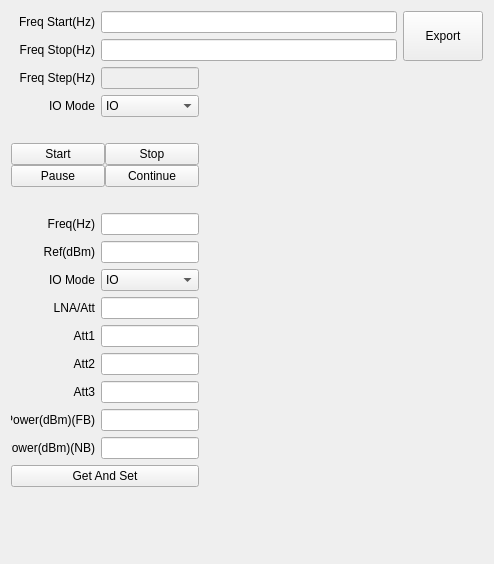
<?xml version="1.0" encoding="UTF-8"?>
<ui version="4.0">
 <class>QCalRXRefDlg</class>
 <widget class="QWidget" name="QCalRXRefDlg">
  <property name="geometry">
   <rect>
    <x>0</x>
    <y>0</y>
    <width>494</width>
    <height>564</height>
   </rect>
  </property>
  <property name="windowTitle">
   <string>Form</string>
  </property>
  <layout class="QVBoxLayout" name="verticalLayout_2" stretch="0,1">
   <item>
    <layout class="QHBoxLayout" name="horizontalLayout1" stretch="10,1">
     <item>
      <layout class="QVBoxLayout" name="verticalLayoutFreqStarStop">
       <item>
        <layout class="QHBoxLayout" name="horizontalLayoutFreqStar">
         <item>
          <widget class="QLabel" name="labelFreqStar">
           <property name="sizePolicy">
            <sizepolicy hsizetype="Fixed" vsizetype="Fixed">
             <horstretch>0</horstretch>
             <verstretch>0</verstretch>
            </sizepolicy>
           </property>
           <property name="minimumSize">
            <size>
             <width>84</width>
             <height>16</height>
            </size>
           </property>
           <property name="text">
            <string>Freq Start(Hz)</string>
           </property>
           <property name="alignment">
            <set>Qt::AlignRight|Qt::AlignTrailing|Qt::AlignVCenter</set>
           </property>
           <property name="buddy">
            <cstring>lineEditFreqStar</cstring>
           </property>
          </widget>
         </item>
         <item>
          <widget class="QLineEdit" name="lineEditFreqStar"/>
         </item>
        </layout>
       </item>
       <item>
        <layout class="QHBoxLayout" name="horizontalLayoutFreqStop">
         <item>
          <widget class="QLabel" name="labelFreqStop">
           <property name="sizePolicy">
            <sizepolicy hsizetype="Fixed" vsizetype="Fixed">
             <horstretch>0</horstretch>
             <verstretch>0</verstretch>
            </sizepolicy>
           </property>
           <property name="minimumSize">
            <size>
             <width>84</width>
             <height>16</height>
            </size>
           </property>
           <property name="text">
            <string>Freq Stop(Hz)</string>
           </property>
           <property name="alignment">
            <set>Qt::AlignRight|Qt::AlignTrailing|Qt::AlignVCenter</set>
           </property>
           <property name="buddy">
            <cstring>lineEditFreqStop</cstring>
           </property>
          </widget>
         </item>
         <item>
          <widget class="QLineEdit" name="lineEditFreqStop"/>
         </item>
        </layout>
       </item>
      </layout>
     </item>
     <item>
      <widget class="QPushButton" name="pushButtonExport">
       <property name="sizePolicy">
        <sizepolicy hsizetype="Expanding" vsizetype="Expanding">
         <horstretch>0</horstretch>
         <verstretch>0</verstretch>
        </sizepolicy>
       </property>
       <property name="text">
        <string>Export</string>
       </property>
      </widget>
     </item>
    </layout>
   </item>
   <item>
    <layout class="QHBoxLayout" name="horizontalLayout2" stretch="1,10">
     <item>
      <layout class="QVBoxLayout" name="verticalLayout1">
       <item>
        <layout class="QHBoxLayout" name="horizontalLayoutFreqStep">
         <item>
          <widget class="QLabel" name="labelFreqStep">
           <property name="sizePolicy">
            <sizepolicy hsizetype="Fixed" vsizetype="Fixed">
             <horstretch>0</horstretch>
             <verstretch>0</verstretch>
            </sizepolicy>
           </property>
           <property name="minimumSize">
            <size>
             <width>84</width>
             <height>16</height>
            </size>
           </property>
           <property name="text">
            <string>Freq Step(Hz)</string>
           </property>
           <property name="alignment">
            <set>Qt::AlignRight|Qt::AlignTrailing|Qt::AlignVCenter</set>
           </property>
           <property name="buddy">
            <cstring>lineEditFreqStep</cstring>
           </property>
          </widget>
         </item>
         <item>
          <widget class="QLineEdit" name="lineEditFreqStep">
           <property name="enabled">
            <bool>false</bool>
           </property>
           <property name="sizePolicy">
            <sizepolicy hsizetype="Expanding" vsizetype="Fixed">
             <horstretch>0</horstretch>
             <verstretch>0</verstretch>
            </sizepolicy>
           </property>
           <property name="readOnly">
            <bool>true</bool>
           </property>
          </widget>
         </item>
        </layout>
       </item>
       <item>
        <layout class="QHBoxLayout" name="horizontalLayoutRefMethod" stretch="0,0">
         <item>
          <widget class="QLabel" name="labelCalIOMode">
           <property name="sizePolicy">
            <sizepolicy hsizetype="Fixed" vsizetype="Fixed">
             <horstretch>0</horstretch>
             <verstretch>0</verstretch>
            </sizepolicy>
           </property>
           <property name="minimumSize">
            <size>
             <width>84</width>
             <height>16</height>
            </size>
           </property>
           <property name="text">
            <string>IO Mode</string>
           </property>
           <property name="alignment">
            <set>Qt::AlignRight|Qt::AlignTrailing|Qt::AlignVCenter</set>
           </property>
           <property name="buddy">
            <cstring>lineEditFreqStep</cstring>
           </property>
          </widget>
         </item>
         <item>
          <widget class="QComboBox" name="comboBoxCalIOMode">
           <item>
            <property name="text">
             <string>IO</string>
            </property>
           </item>
           <item>
            <property name="text">
             <string>OUTPUT</string>
            </property>
           </item>
           <item>
            <property name="text">
             <string>IO+OUTPUT</string>
            </property>
           </item>
          </widget>
         </item>
        </layout>
       </item>
       <item>
        <spacer name="verticalSpacer1">
         <property name="orientation">
          <enum>Qt::Vertical</enum>
         </property>
         <property name="sizeType">
          <enum>QSizePolicy::Fixed</enum>
         </property>
         <property name="sizeHint" stdset="0">
          <size>
           <width>20</width>
           <height>20</height>
          </size>
         </property>
        </spacer>
       </item>
       <item>
        <layout class="QHBoxLayout" name="horizontalLayoutThreadCtrl">
         <property name="spacing">
          <number>0</number>
         </property>
         <item>
          <layout class="QVBoxLayout" name="verticalLayoutStarPaus">
           <property name="spacing">
            <number>0</number>
           </property>
           <item>
            <widget class="QPushButton" name="pushButtonStar">
             <property name="sizePolicy">
              <sizepolicy hsizetype="Expanding" vsizetype="Fixed">
               <horstretch>0</horstretch>
               <verstretch>0</verstretch>
              </sizepolicy>
             </property>
             <property name="text">
              <string>Start</string>
             </property>
            </widget>
           </item>
           <item>
            <widget class="QPushButton" name="pushButtonPaus">
             <property name="sizePolicy">
              <sizepolicy hsizetype="Expanding" vsizetype="Fixed">
               <horstretch>0</horstretch>
               <verstretch>0</verstretch>
              </sizepolicy>
             </property>
             <property name="text">
              <string>Pause</string>
             </property>
            </widget>
           </item>
          </layout>
         </item>
         <item>
          <layout class="QVBoxLayout" name="verticalLayoutStopCont">
           <property name="spacing">
            <number>0</number>
           </property>
           <item>
            <widget class="QPushButton" name="pushButtonStop">
             <property name="sizePolicy">
              <sizepolicy hsizetype="Expanding" vsizetype="Fixed">
               <horstretch>0</horstretch>
               <verstretch>0</verstretch>
              </sizepolicy>
             </property>
             <property name="text">
              <string>Stop</string>
             </property>
            </widget>
           </item>
           <item>
            <widget class="QPushButton" name="pushButtonCont">
             <property name="sizePolicy">
              <sizepolicy hsizetype="Expanding" vsizetype="Fixed">
               <horstretch>0</horstretch>
               <verstretch>0</verstretch>
              </sizepolicy>
             </property>
             <property name="text">
              <string>Continue</string>
             </property>
            </widget>
           </item>
          </layout>
         </item>
        </layout>
       </item>
       <item>
        <spacer name="verticalSpacer2">
         <property name="orientation">
          <enum>Qt::Vertical</enum>
         </property>
         <property name="sizeType">
          <enum>QSizePolicy::Fixed</enum>
         </property>
         <property name="sizeHint" stdset="0">
          <size>
           <width>20</width>
           <height>20</height>
          </size>
         </property>
        </spacer>
       </item>
       <item>
        <layout class="QHBoxLayout" name="horizontalLayoutFreq">
         <item>
          <widget class="QLabel" name="labelFreq">
           <property name="sizePolicy">
            <sizepolicy hsizetype="Fixed" vsizetype="Fixed">
             <horstretch>0</horstretch>
             <verstretch>0</verstretch>
            </sizepolicy>
           </property>
           <property name="minimumSize">
            <size>
             <width>84</width>
             <height>16</height>
            </size>
           </property>
           <property name="text">
            <string>Freq(Hz)</string>
           </property>
           <property name="alignment">
            <set>Qt::AlignRight|Qt::AlignTrailing|Qt::AlignVCenter</set>
           </property>
           <property name="buddy">
            <cstring>lineEditFreq</cstring>
           </property>
          </widget>
         </item>
         <item>
          <widget class="QLineEdit" name="lineEditFreq">
           <property name="sizePolicy">
            <sizepolicy hsizetype="Expanding" vsizetype="Fixed">
             <horstretch>0</horstretch>
             <verstretch>0</verstretch>
            </sizepolicy>
           </property>
          </widget>
         </item>
        </layout>
       </item>
       <item>
        <layout class="QHBoxLayout" name="horizontalLayoutDC_I">
         <item>
          <widget class="QLabel" name="labelRef">
           <property name="sizePolicy">
            <sizepolicy hsizetype="Fixed" vsizetype="Fixed">
             <horstretch>0</horstretch>
             <verstretch>0</verstretch>
            </sizepolicy>
           </property>
           <property name="minimumSize">
            <size>
             <width>84</width>
             <height>16</height>
            </size>
           </property>
           <property name="text">
            <string>Ref(dBm)</string>
           </property>
           <property name="alignment">
            <set>Qt::AlignRight|Qt::AlignTrailing|Qt::AlignVCenter</set>
           </property>
           <property name="buddy">
            <cstring>lineEditRef</cstring>
           </property>
          </widget>
         </item>
         <item>
          <widget class="QLineEdit" name="lineEditRef">
           <property name="sizePolicy">
            <sizepolicy hsizetype="Expanding" vsizetype="Fixed">
             <horstretch>0</horstretch>
             <verstretch>0</verstretch>
            </sizepolicy>
           </property>
          </widget>
         </item>
        </layout>
       </item>
       <item>
        <layout class="QHBoxLayout" name="horizontalLayoutDC_Q">
         <item>
          <widget class="QLabel" name="labelIOMode">
           <property name="sizePolicy">
            <sizepolicy hsizetype="Fixed" vsizetype="Fixed">
             <horstretch>0</horstretch>
             <verstretch>0</verstretch>
            </sizepolicy>
           </property>
           <property name="minimumSize">
            <size>
             <width>84</width>
             <height>16</height>
            </size>
           </property>
           <property name="text">
            <string>IO Mode</string>
           </property>
           <property name="alignment">
            <set>Qt::AlignRight|Qt::AlignTrailing|Qt::AlignVCenter</set>
           </property>
          </widget>
         </item>
         <item>
          <widget class="QComboBox" name="comboBoxIOMode">
           <item>
            <property name="text">
             <string>IO</string>
            </property>
           </item>
           <item>
            <property name="text">
             <string>OUTPUT</string>
            </property>
           </item>
          </widget>
         </item>
        </layout>
       </item>
       <item>
        <layout class="QHBoxLayout" name="horizontalLayoutDC_Q_2">
         <item>
          <widget class="QLabel" name="labelLNAAtt">
           <property name="sizePolicy">
            <sizepolicy hsizetype="Fixed" vsizetype="Fixed">
             <horstretch>0</horstretch>
             <verstretch>0</verstretch>
            </sizepolicy>
           </property>
           <property name="minimumSize">
            <size>
             <width>84</width>
             <height>16</height>
            </size>
           </property>
           <property name="text">
            <string>LNA/Att</string>
           </property>
           <property name="alignment">
            <set>Qt::AlignRight|Qt::AlignTrailing|Qt::AlignVCenter</set>
           </property>
          </widget>
         </item>
         <item>
          <widget class="QLineEdit" name="lineEditLNAAtt">
           <property name="sizePolicy">
            <sizepolicy hsizetype="Expanding" vsizetype="Fixed">
             <horstretch>0</horstretch>
             <verstretch>0</verstretch>
            </sizepolicy>
           </property>
           <property name="maximumSize">
            <size>
             <width>150</width>
             <height>16777215</height>
            </size>
           </property>
          </widget>
         </item>
        </layout>
       </item>
       <item>
        <layout class="QHBoxLayout" name="horizontalLayoutDC_Q_3">
         <item>
          <widget class="QLabel" name="labelAtt1">
           <property name="sizePolicy">
            <sizepolicy hsizetype="Fixed" vsizetype="Fixed">
             <horstretch>0</horstretch>
             <verstretch>0</verstretch>
            </sizepolicy>
           </property>
           <property name="minimumSize">
            <size>
             <width>84</width>
             <height>16</height>
            </size>
           </property>
           <property name="text">
            <string>Att1</string>
           </property>
           <property name="alignment">
            <set>Qt::AlignRight|Qt::AlignTrailing|Qt::AlignVCenter</set>
           </property>
          </widget>
         </item>
         <item>
          <widget class="QLineEdit" name="lineEditAtt1">
           <property name="sizePolicy">
            <sizepolicy hsizetype="Expanding" vsizetype="Fixed">
             <horstretch>0</horstretch>
             <verstretch>0</verstretch>
            </sizepolicy>
           </property>
           <property name="maximumSize">
            <size>
             <width>150</width>
             <height>16777215</height>
            </size>
           </property>
          </widget>
         </item>
        </layout>
       </item>
       <item>
        <layout class="QHBoxLayout" name="horizontalLayoutDC_Q_4">
         <item>
          <widget class="QLabel" name="labelAtt2">
           <property name="sizePolicy">
            <sizepolicy hsizetype="Fixed" vsizetype="Fixed">
             <horstretch>0</horstretch>
             <verstretch>0</verstretch>
            </sizepolicy>
           </property>
           <property name="minimumSize">
            <size>
             <width>84</width>
             <height>16</height>
            </size>
           </property>
           <property name="text">
            <string>Att2</string>
           </property>
           <property name="alignment">
            <set>Qt::AlignRight|Qt::AlignTrailing|Qt::AlignVCenter</set>
           </property>
          </widget>
         </item>
         <item>
          <widget class="QLineEdit" name="lineEditAtt2">
           <property name="sizePolicy">
            <sizepolicy hsizetype="Expanding" vsizetype="Fixed">
             <horstretch>0</horstretch>
             <verstretch>0</verstretch>
            </sizepolicy>
           </property>
           <property name="maximumSize">
            <size>
             <width>150</width>
             <height>16777215</height>
            </size>
           </property>
          </widget>
         </item>
        </layout>
       </item>
       <item>
        <layout class="QHBoxLayout" name="horizontalLayoutDC_Q_5">
         <item>
          <widget class="QLabel" name="labelAtt3">
           <property name="sizePolicy">
            <sizepolicy hsizetype="Fixed" vsizetype="Fixed">
             <horstretch>0</horstretch>
             <verstretch>0</verstretch>
            </sizepolicy>
           </property>
           <property name="minimumSize">
            <size>
             <width>84</width>
             <height>16</height>
            </size>
           </property>
           <property name="text">
            <string>Att3</string>
           </property>
           <property name="alignment">
            <set>Qt::AlignRight|Qt::AlignTrailing|Qt::AlignVCenter</set>
           </property>
          </widget>
         </item>
         <item>
          <widget class="QLineEdit" name="lineEditAtt3">
           <property name="sizePolicy">
            <sizepolicy hsizetype="Expanding" vsizetype="Fixed">
             <horstretch>0</horstretch>
             <verstretch>0</verstretch>
            </sizepolicy>
           </property>
           <property name="maximumSize">
            <size>
             <width>150</width>
             <height>16777215</height>
            </size>
           </property>
          </widget>
         </item>
        </layout>
       </item>
       <item>
        <layout class="QHBoxLayout" name="horizontalLayoutDC_Q_6">
         <item>
          <widget class="QLabel" name="labelPowerFB">
           <property name="sizePolicy">
            <sizepolicy hsizetype="Fixed" vsizetype="Fixed">
             <horstretch>0</horstretch>
             <verstretch>0</verstretch>
            </sizepolicy>
           </property>
           <property name="minimumSize">
            <size>
             <width>84</width>
             <height>16</height>
            </size>
           </property>
           <property name="text">
            <string>Power(dBm)(FB)</string>
           </property>
           <property name="alignment">
            <set>Qt::AlignRight|Qt::AlignTrailing|Qt::AlignVCenter</set>
           </property>
          </widget>
         </item>
         <item>
          <widget class="QLineEdit" name="lineEditPowerFB">
           <property name="sizePolicy">
            <sizepolicy hsizetype="Expanding" vsizetype="Fixed">
             <horstretch>0</horstretch>
             <verstretch>0</verstretch>
            </sizepolicy>
           </property>
           <property name="maximumSize">
            <size>
             <width>150</width>
             <height>16777215</height>
            </size>
           </property>
          </widget>
         </item>
        </layout>
       </item>
       <item>
        <layout class="QHBoxLayout" name="horizontalLayoutDC_Q_7">
         <item>
          <widget class="QLabel" name="labelPowerNB">
           <property name="sizePolicy">
            <sizepolicy hsizetype="Fixed" vsizetype="Fixed">
             <horstretch>0</horstretch>
             <verstretch>0</verstretch>
            </sizepolicy>
           </property>
           <property name="minimumSize">
            <size>
             <width>84</width>
             <height>16</height>
            </size>
           </property>
           <property name="text">
            <string>Power(dBm)(NB)</string>
           </property>
           <property name="alignment">
            <set>Qt::AlignRight|Qt::AlignTrailing|Qt::AlignVCenter</set>
           </property>
          </widget>
         </item>
         <item>
          <widget class="QLineEdit" name="lineEditPowerNB">
           <property name="sizePolicy">
            <sizepolicy hsizetype="Expanding" vsizetype="Fixed">
             <horstretch>0</horstretch>
             <verstretch>0</verstretch>
            </sizepolicy>
           </property>
           <property name="maximumSize">
            <size>
             <width>150</width>
             <height>16777215</height>
            </size>
           </property>
          </widget>
         </item>
        </layout>
       </item>
       <item>
        <widget class="QPushButton" name="pushButtonGetSet">
         <property name="sizePolicy">
          <sizepolicy hsizetype="Expanding" vsizetype="Fixed">
           <horstretch>0</horstretch>
           <verstretch>0</verstretch>
          </sizepolicy>
         </property>
         <property name="text">
          <string>Get And Set</string>
         </property>
        </widget>
       </item>
       <item>
        <spacer name="verticalSpacer3">
         <property name="orientation">
          <enum>Qt::Vertical</enum>
         </property>
         <property name="sizeHint" stdset="0">
          <size>
           <width>20</width>
           <height>40</height>
          </size>
         </property>
        </spacer>
       </item>
      </layout>
     </item>
     <item>
      <layout class="QVBoxLayout" name="verticalLayout" stretch="1">
       <property name="spacing">
        <number>0</number>
       </property>
       <item>
        <layout class="QHBoxLayout" name="horizontalLayout">
         <property name="spacing">
          <number>0</number>
         </property>
         <item>
          <widget class="QCalR1CRXRefWidget" name="widgetData" native="true"/>
         </item>
        </layout>
       </item>
      </layout>
     </item>
    </layout>
   </item>
  </layout>
 </widget>
 <customwidgets>
  <customwidget>
   <class>QCalR1CRXRefWidget</class>
   <extends>QWidget</extends>
   <header>q_cal_rx_ref_widget.h</header>
   <container>1</container>
  </customwidget>
 </customwidgets>
 <resources/>
 <connections/>
</ui>
